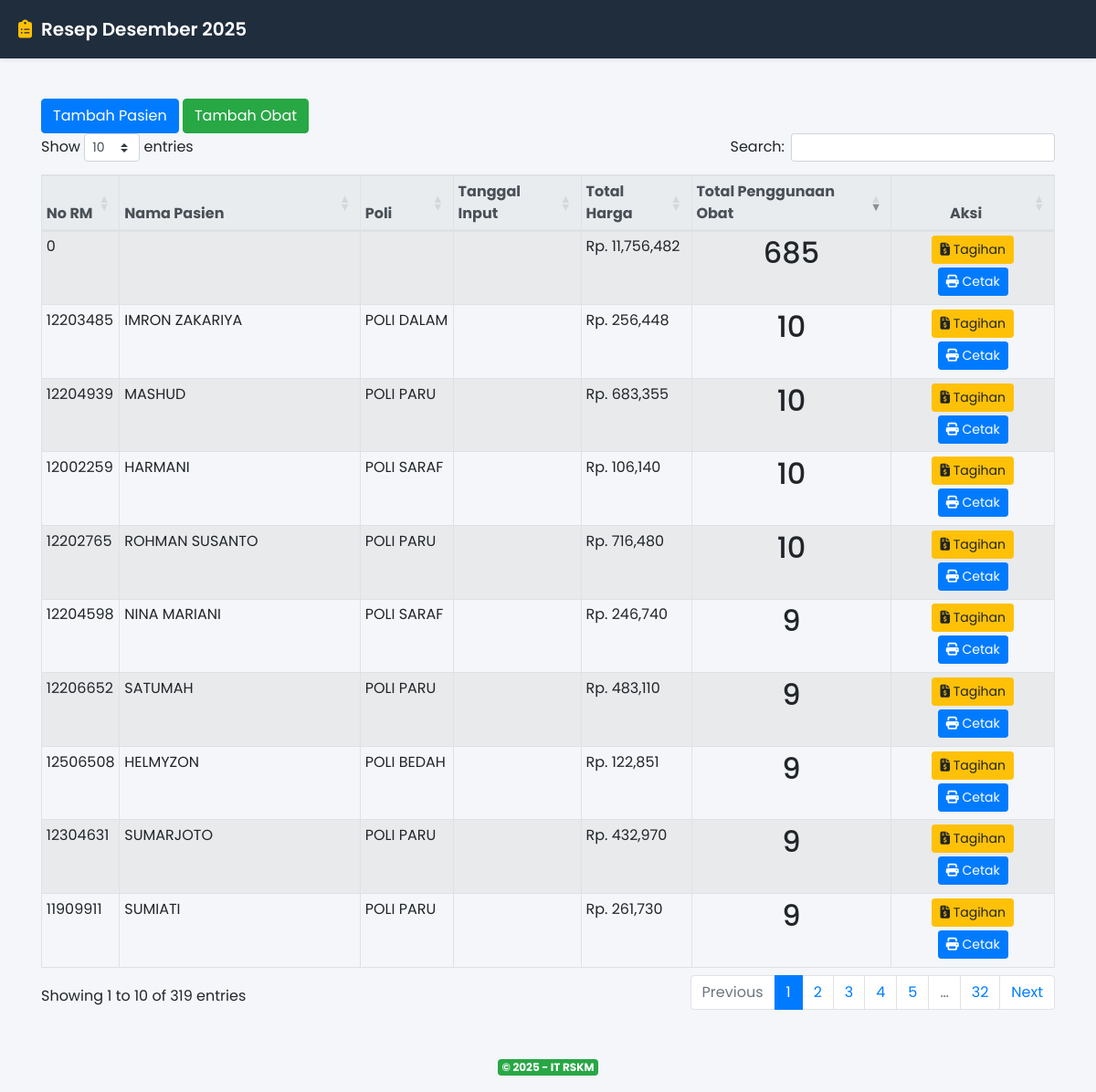
Before: / with the older database file.
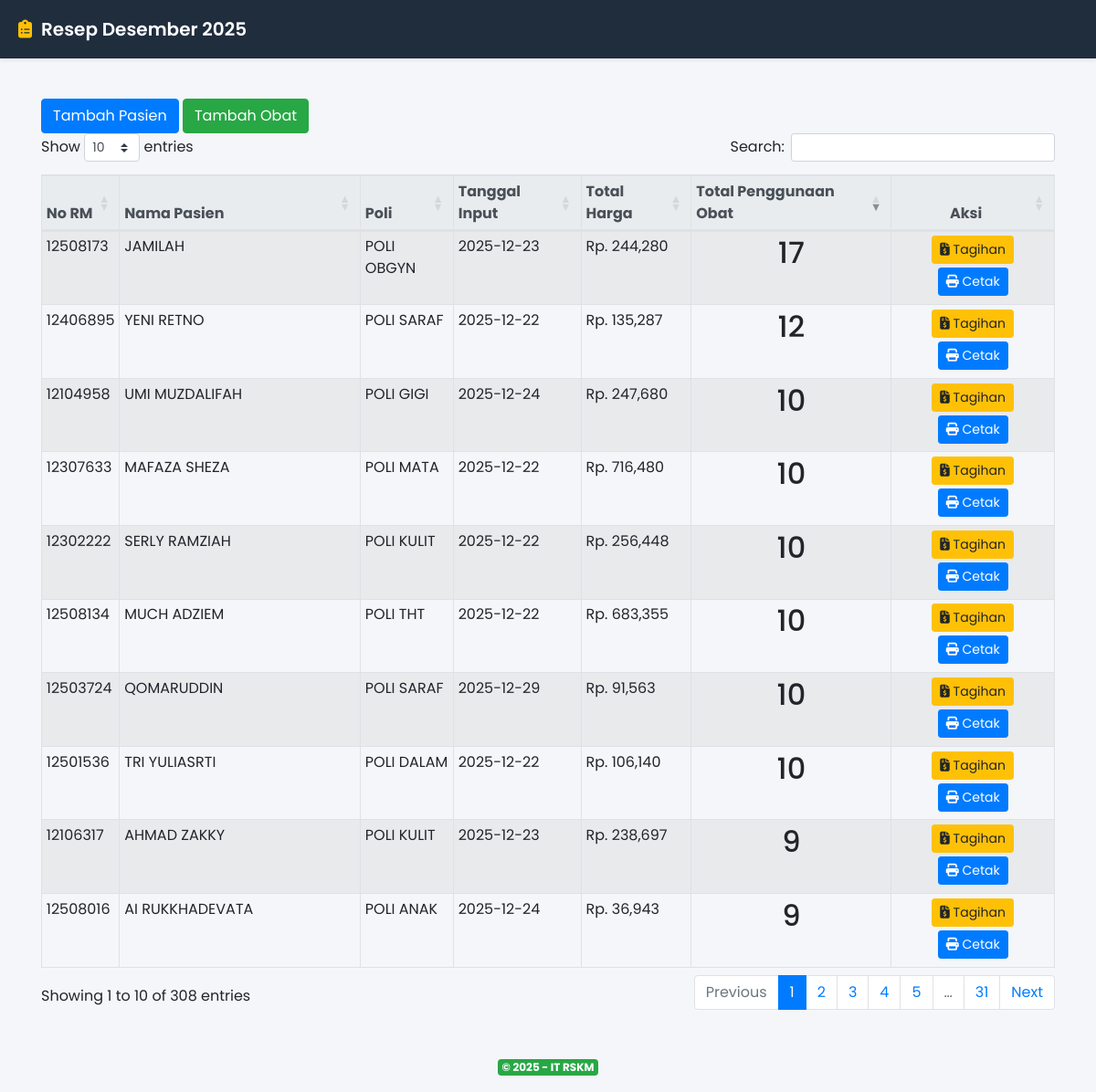
After: the same page with the newer database file.
### tables this page shows
CREATE TABLE `pasien` (
  `id` int(11) NOT NULL,
  `no_rm` int(11) DEFAULT NULL,
  `no_sep` varchar(512) DEFAULT NULL,
  `nama_pasien` varchar(512) DEFAULT NULL,
  `asal_poli` varchar(512) DEFAULT NULL,
  `tanggal` date DEFAULT NULL
);

### application/controllers/Resep.php (called while the page is built, shortened)
<?php
class Resep extends CI_Controller {
    public function __construct() {
        $this->load->model(['Pasien_model', 'Obat_model', 'Resep_model']);
    }
    public function index() {
        $keyword = $this->input->get('keyword');
        $poli = $this->input->get('poli');
        $tanggal = $this->input->get('tanggal');
        $data['resep'] = $this->Resep_model->get_filtered($keyword, $poli, $tanggal);
        $data['title'] = 'Data Resep Pasien';
        $this->load->view('templates/header', $data);
        $this->load->view('resep/index', $data);
        $this->load->view('templates/footer');
    }
}

### index.php (called while the page is built, shortened)
<?php
require_once BASEPATH.'core/CodeIgniter.php';

### application/models/Resep_model.php (called while the page is built, shortened)
<?php
class Resep_model extends CI_Model {
    public function get_filtered($keyword = '', $poli = '', $tanggal = '') {
        return $this->db->query("SELECT
                        *,
                        (
                            SELECT
                                SUM(resep.jumlah * (SELECT obat.harga FROM obat WHERE obat.id = resep.obat_id)) as total
                            FROM resep WHERE resep.pasien_id = pasien.id
                        ) total_harga,
                        (
                            SELECT
                                COUNT(resep.pasien_id)
                            FROM resep
                            WHERE resep.pasien_id = pasien.id
                        ) jml_penggunaan_obat,
                        (
                            SELECT
                                resep.tanggal_input tanggal_input
                            FROM resep
                            WHERE resep.pasien_id = pasien.id
                            GROUP by resep.pasien_id
                        ) tanggal_input,
                        pasien.id pasien_id
                    FROM `pasien`
                    ORDER BY jml_penggunaan_obat  DESC")
            ->result();
    }
}

### application/views/resep/index.php (the view, shortened to what this page needs)
<button type="button" class="btn btn-primary" data-toggle="modal" data-target="#modalTambahPasien">
  Tambah Pasien
</button>
<a type="button" class="btn btn-success" href="obat">
Tambah Obat
</a>
<table id="tabelResep" class="table table-bordered table-hover table-sm table-striped">
    <thead class="thead-light">
        <tr>
            <th>No RM</th>
            <th>Nama Pasien</th>
            <th>Poli</th>
            <th>Tanggal Input</th>
            <th>Total Harga</th>
            <th>Total Penggunaan Obat</th>
            <th class="text-center">Aksi</th>
        </tr>
    </thead>
    <tbody>
        <?php foreach ($resep as $r): ?>
            <tr>
                <td><?= $r->no_rm ?></td>
                <td><?= $r->nama_pasien ?></td>
                <td><?= $r->asal_poli ?></td>
                <td><?= $r->tanggal_input ?></td>
                <td>Rp. <?= number_format($r->total_harga, 0) ?></td>
                <td><center><h2><?= $r->jml_penggunaan_obat ?></h2></center></td>
                <td class="text-center">
                    <a href="<?= site_url('resep/tagihan/' . $r->pasien_id) ?>" class="btn btn-sm btn-warning mb-1">
                        <i class="fas fa-file-invoice-dollar"></i> Tagihan
                    </a>
                    <a href="<?= site_url('resep/cetak/' . $r->pasien_id) ?>" target="_blank" class="btn btn-sm btn-primary mb-1">
                        <i class="fas fa-print"></i> Cetak
                    </a>
                </td>
            </tr>
        <?php endforeach ?>
    </tbody>
</table>

### application/views/templates/header.php (shortened to what this page needs)
<!DOCTYPE html>
<html>
<head>
    <link rel="stylesheet" href="https://maxcdn.bootstrapcdn.com/bootstrap/4.5.2/css/bootstrap.min.css">
    <link rel="stylesheet" href="https://cdn.datatables.net/1.13.6/css/dataTables.bootstrap4.min.css">
    <link rel="stylesheet" href="https://cdnjs.cloudflare.com/ajax/libs/font-awesome/6.5.0/css/all.min.css">
    <link href="https://cdn.jsdelivr.net/npm/select2@4.1.0-rc.0/dist/css/select2.min.css" rel="stylesheet" />
</head>
<body>
    <nav class="navbar navbar-expand-lg">
        <a class="navbar-brand" href="#">
            <i class="fas fa-clipboard-list"></i> Resep Desember 2025
        </a>
    </nav>
    <div class="container mt-4">

Changed rows visible on the page:
no longer on this page (row edited): pasien: no_rm "0", total_harga "11,756,482", jml_penggunaan_obat "685"
no longer on this page (row edited): pasien: no_rm "12203485", nama_pasien "IMRON ZAKARIYA", asal_poli "POLI DALAM", total_harga "256,448", jml_penggunaan_obat "10"
no longer on this page (row edited): pasien: no_rm "12204939", nama_pasien "MASHUD", asal_poli "POLI PARU", total_harga "683,355", jml_penggunaan_obat "10"
no longer on this page (row edited): pasien: no_rm "12002259", nama_pasien "HARMANI", asal_poli "POLI SARAF", total_harga "106,140", jml_penggunaan_obat "10"
no longer on this page (row edited): pasien: no_rm "12202765", nama_pasien "ROHMAN SUSANTO", asal_poli "POLI PARU", total_harga "716,480", jml_penggunaan_obat "10"
no longer on this page (row edited): pasien: no_rm "12204598", nama_pasien "NINA MARIANI", asal_poli "POLI SARAF", total_harga "246,740", jml_penggunaan_obat "9"
no longer on this page (row edited): pasien: no_rm "12206652", nama_pasien "SATUMAH", asal_poli "POLI PARU", total_harga "483,110", jml_penggunaan_obat "9"
no longer on this page (row edited): pasien: no_rm "12506508", nama_pasien "HELMYZON", asal_poli "POLI BEDAH", total_harga "122,851", jml_penggunaan_obat "9"
no longer on this page (row edited): pasien: no_rm "12304631", nama_pasien "SUMARJOTO", asal_poli "POLI PARU", total_harga "432,970", jml_penggunaan_obat "9"
no longer on this page (row edited): pasien: no_rm "11909911", nama_pasien "SUMIATI", asal_poli "POLI PARU", total_harga "261,730", jml_penggunaan_obat "9"
now on this page (row edited): pasien: no_rm "12508173", nama_pasien "JAMILAH", asal_poli "POLI OBGYN", tanggal_input "2025-12-23", total_harga "244,280", jml_penggunaan_obat "17"
now on this page (row edited): pasien: no_rm "12406895", nama_pasien "YENI RETNO", asal_poli "POLI SARAF", tanggal_input "2025-12-22", total_harga "135,287", jml_penggunaan_obat "12"
now on this page (row edited): pasien: no_rm "12104958", nama_pasien "UMI MUZDALIFAH", asal_poli "POLI GIGI", tanggal_input "2025-12-24", total_harga "247,680", jml_penggunaan_obat "10"
now on this page (row edited): pasien: no_rm "12307633", nama_pasien "MAFAZA SHEZA", asal_poli "POLI MATA", tanggal_input "2025-12-22", total_harga "716,480", jml_penggunaan_obat "10"
now on this page (row edited): pasien: no_rm "12302222", nama_pasien "SERLY RAMZIAH", asal_poli "POLI KULIT", tanggal_input "2025-12-22", total_harga "256,448", jml_penggunaan_obat "10"
now on this page (row edited): pasien: no_rm "12508134", nama_pasien "MUCH ADZIEM", asal_poli "POLI THT", tanggal_input "2025-12-22", total_harga "683,355", jml_penggunaan_obat "10"
now on this page (row edited): pasien: no_rm "12503724", nama_pasien "QOMARUDDIN", asal_poli "POLI SARAF", tanggal_input "2025-12-29", total_harga "91,563", jml_penggunaan_obat "10"
now on this page (row edited): pasien: no_rm "12501536", nama_pasien "TRI YULIASRTI", asal_poli "POLI DALAM", tanggal_input "2025-12-22", total_harga "106,140", jml_penggunaan_obat "10"
now on this page (row edited): pasien: no_rm "12106317", nama_pasien "AHMAD ZAKKY", asal_poli "POLI KULIT", tanggal_input "2025-12-23", total_harga "238,697", jml_penggunaan_obat "9"
now on this page (row edited): pasien: no_rm "12508016", nama_pasien "AI RUKKHADEVATA", asal_poli "POLI ANAK", tanggal_input "2025-12-24", total_harga "36,943", jml_penggunaan_obat "9"
Other visible differences:
text written by a page script: "Show entries Search: Showing 1 to 10 of 319 entries Previous 1 2 3 4 5 … 32 Next" → "Show entries Search: Showing 1 to 10 of 308 entries Previous 1 2 3 4 5 … 31 Next"
